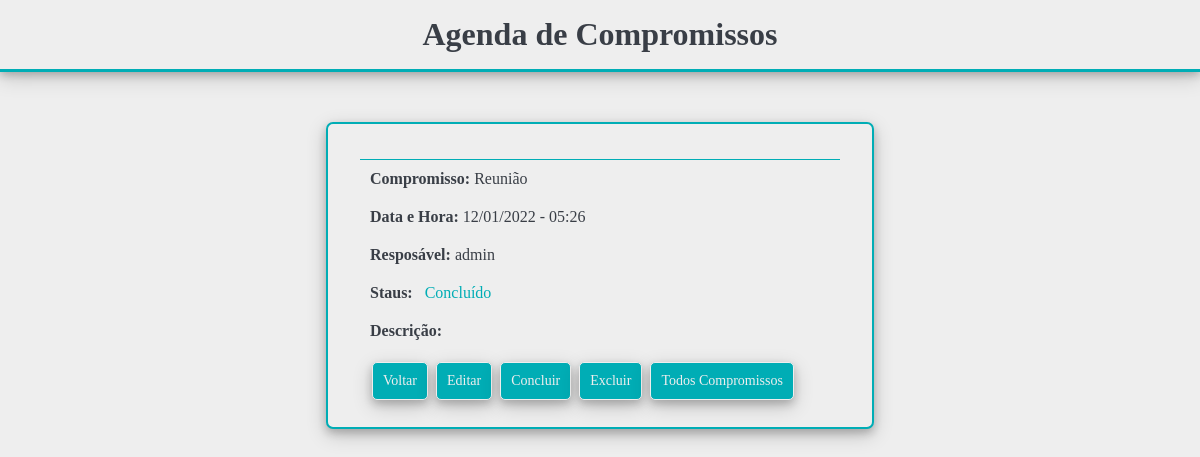
/meuscompromissos/detalhes/?id=3 (signed in), run on the app's committed database.
### agendacore/models.py (models this page shows, shortened)
class Compromisso(models.Model):
    titulo = models.CharField(max_length=50)
    descricao = models.TextField(blank=True, null=True)
    data_compromisso = models.DateTimeField(verbose_name='Data do Compromisso')
    data_criacao = models.DateTimeField(auto_now=True)
    usuario = models.ForeignKey(User, on_delete=models.CASCADE)
    situacao = models.CharField(max_length=10, default='Aberto')
    concluido = models.BooleanField(default=False)
    def get_data_compromisso(self):
        return self.data_compromisso.strftime('%d/%m/%Y - %H:%M')

### meuscompromissos/views.py (the view)
# urls.py: path('detalhes/', views.detalhesCompromisso),
@login_required(login_url='login/')
def detalhesCompromisso(request):
    id_compromisso = request.GET.get('id')
    compromisso = Compromisso.objects.get(id=id_compromisso)
    response = {'compromisso': compromisso}
    return render(request,'detalhes.html',response)

### templates/detalhes.html (shortened to what this page needs)
{% include 'header.html' %}
</div>
<div class="menu">
</div>
<div class="container">
    <div class="row">
      <div class="atividade-detalhes">
        <div class="titulo-detalhes"><b>Compromisso: </b>{{compromisso.titulo}}
        </div>
        <div id="data" class="data-detalhes"><b>Data e Hora: </b> {{compromisso.get_data_compromisso}}
        </div>
        <div class="responsavel-detalhes"><b>Resposável: </b>{{compromisso.usuario}}
        </div>
        <div class="situacao-detalhes">
          <div class="situacao-detalhes-titulo">
          <b>Staus: </b>
          </div>
          <div id="situacao" class="situacao"> {{ compromisso.situacao }} </div>
        </div>
        <div class="descricao-detalhes"><b>Descrição: </b>
        </div>
        <div class="acoes-detalhes">
          <a href="../" class="botao">Voltar</a>
          <a href="../novocompromisso/?id={{ compromisso.id }}" class="botao">Editar</a>
          <a href="../concluir/{{ compromisso.id }}" class="botao">Concluir</a>
          <a href="../deletar/{{ compromisso.id }}/" class="botao">Excluir</a>
          <a href="../../" class="botao">Todos Compromissos</a>
        </div>
      </div>
    </div>
</div>
{% include 'footer.html' %}

### static/css/style.css (style rules this page uses)
* { margin: 0; padding: 0; color: #393E46; }
body { background: #EEEEEE; }
.row { display: flex; justify-content: center; flex-wrap: wrap; }
.botao, button { background-color: #00ADB5; box-shadow: 0 4px 8px 0 rgba(0, 0, 0, 0.2), 0 6px 20px 0 rgba(0, 0, 0, 0.19); border-radius: 5px; border: solid #EEEEEE 1px; color: #EEEEEE; padding: 10px; text-align: center; text-decoration: none; display: inline-block; font-size: 14px; margin: 2px 2px; cursor: pointer; }
.menu { display: flex; justify-content: center; flex-wrap: wrap; border-top: 1px solid #00ADB5; padding: 15px; }
.atividade-detalhes { width: 40%; padding: 10px; margin-top: 20px; background: #EEEEEE; color: #00ADB5; border: solid #00ADB5 2px; padding: 15px 32px; border-radius: 7px; box-shadow: 0 4px 8px 0 rgba(0, 0, 0, 0.2), 0 6px 20px 0 rgba(0, 0, 0, 0.19); }
.titulo-detalhes { padding: 10px; margin-top: 20px; border-top: 1px solid #00ADB5 ; }
.data-detalhes { padding: 10px; }
.responsavel-detalhes { padding: 10px; }
.situacao-detalhes { padding: 10px; width: auto; display: inline-block; }
.situacao-detalhes-titulo { width: 50%; display: inline-block; }
.situacao { width: 50%; display: inline-block; float: right; color: #00ADB5; }
.descricao-detalhes { padding: 10px; }
.acoes-detalhes { padding: 10px; }

### data on the page
Compromisso: titulo "Reunião", get_data_compromisso "12/01/2022 - 05:26", usuario "admin", situacao "Concluído"
